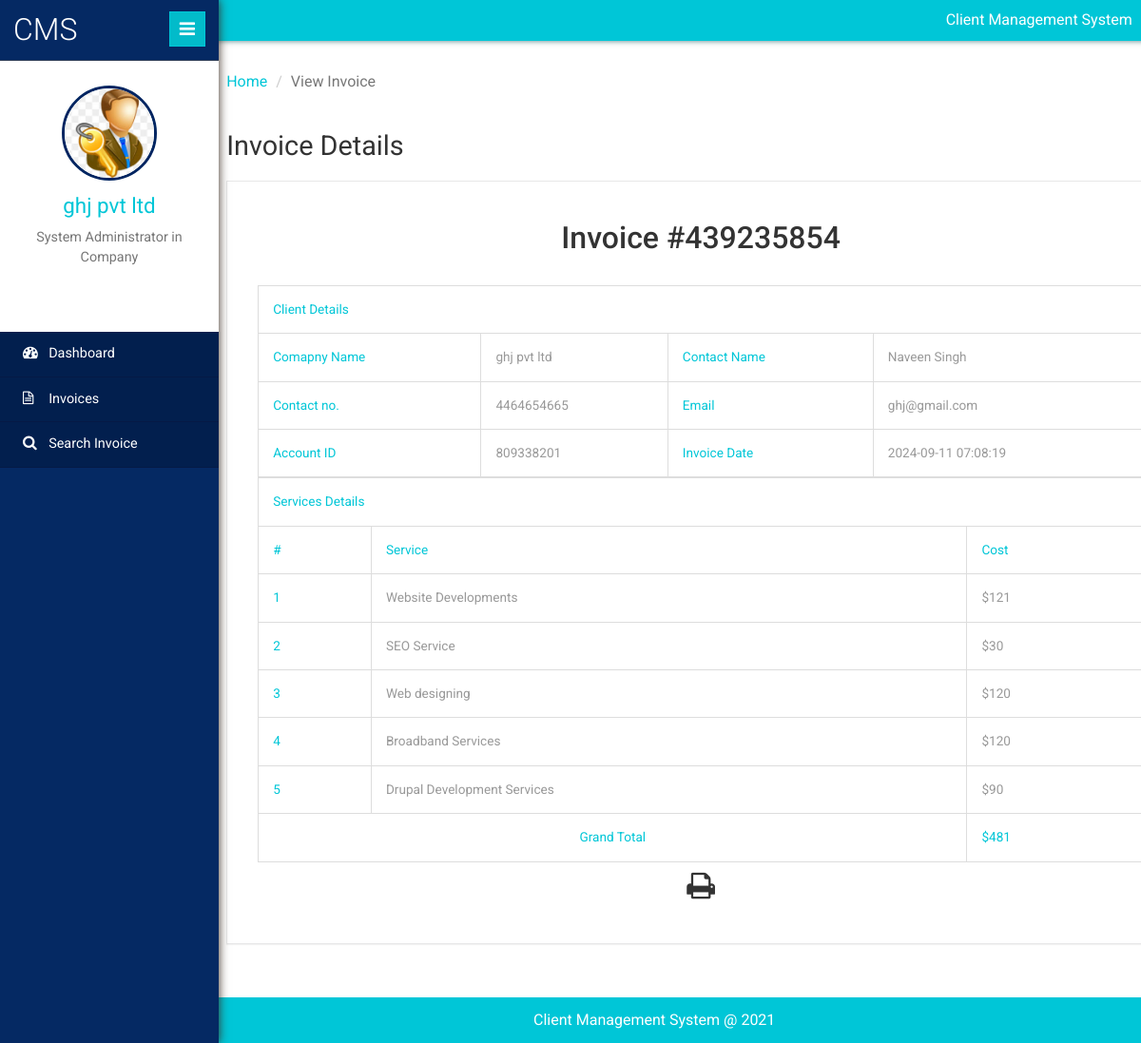
Screenshot of /clientms/client/view-invoice.php?invoiceid=439235854 (signed in) with the database file from the repository.
### tables this page shows
CREATE TABLE `tblservices` (
  `ID` int(10) NOT NULL,
  `ServiceName` varchar(200) DEFAULT NULL,
  `ServicePrice` varchar(200) DEFAULT NULL,
  `CreationDate` timestamp NULL DEFAULT current_timestamp()
);

CREATE TABLE `tblclient` (
  `ID` int(10) NOT NULL,
  `AccountID` int(10) DEFAULT NULL,
  `AccountType` varchar(50) DEFAULT NULL,
  `ContactName` varchar(120) DEFAULT NULL,
  `CompanyName` varchar(120) DEFAULT NULL,
  `Address` varchar(200) DEFAULT NULL,
  `City` varchar(120) DEFAULT NULL,
  `State` varchar(120) DEFAULT NULL,
  `ZipCode` int(10) DEFAULT NULL,
  `Workphnumber` bigint(10) DEFAULT NULL,
  `Cellphnumber` bigint(10) DEFAULT NULL,
  `Otherphnumber` bigint(10) DEFAULT NULL,
  `Email` varchar(200) DEFAULT NULL,
  `WebsiteAddress` varchar(200) DEFAULT NULL,
  `Notes` mediumtext DEFAULT NULL,
  `Password` varchar(200) NOT NULL,
  `CreationDate` timestamp NULL DEFAULT current_timestamp()
);

### clientms/client/view-invoice.php (the view, shortened to what this page needs)
<?php
include('includes/dbconnection.php');
if (strlen($_SESSION['clientmsuid']==0)) {
  header('location:logout.php');
  } else{
  	?>
<!DOCTYPE HTML>
<html>
<head>
	<link href="css/bootstrap.min.css" rel='stylesheet' type='text/css' />
	<link href="css/style.css" rel='stylesheet' type='text/css' />
	<link href="css/font-awesome.css" rel="stylesheet">
	<link rel="stylesheet" href="css/icon-font.min.css" type='text/css' />
</head>
<body>
	<div class="page-container">
		<div class="left-content">
			<div class="inner-content">
				<?php include_once('includes/header.php');?>
				<div class="outter-wp">
					<div class="sub-heard-part">
						<ol class="breadcrumb m-b-0">
							<li><a href="dashboard.php">Home</a></li>
							<li class="active">View Invoice</li>
						</ol>
					</div>
		<div class="graph-visual tables-main" id="exampl">
						<h3 class="inner-tittle two">Invoice Details </h3>
<?php
$invid=intval($_GET['invoiceid']);
$sql="select distinct tblclient.ContactName,tblclient.CompanyName,tblclient.Workphnumber,tblclient.Email,tblclient.AccountID,tblinvoice.BillingId,tblinvoice.PostingDate from  tblclient
	join tblinvoice on tblclient.ID=tblinvoice.Userid  where tblinvoice.BillingId=:invid";
$query = $dbh -> prepare($sql);
$query->bindParam(':invid',$invid,PDO::PARAM_STR);
$query->execute();
$results=$query->fetchAll(PDO::FETCH_OBJ);
$cnt=1;
if($query->rowCount() > 0)
{
foreach($results as $row)
{               ?>
						<div class="graph">
							<div class="tables">
								<h4>Invoice #<?php echo $invid;?></h4>
													<table class="table table-bordered" width="100%" border="1">
<tr>
<th colspan="8">Client Details</th>
</tr>
							 <tr>
								<th>Comapny Name</th>
								<td><?php  echo htmlentities($row->CompanyName);?></td>
								<th>Contact Name</th>
								<td><?php  echo htmlentities($row->ContactName);?></td> </tr>
								<tr>
								<th>Contact no.</th>
								<td><?php  echo htmlentities($row->Workphnumber);?></td>
								<th>Email </th>
								<td><?php  echo htmlentities($row->Email);?></td>
							</tr>
							 <tr>
								<th>Account ID</th>
								<td><?php echo htmlentities($row->AccountID);?></td>
								<th>Invoice Date</th>
								<td colspan="6"><?php echo  htmlentities($row->PostingDate);?></td>
							</tr>
<?php $cnt=$cnt+1;}} ?>
</table>
<table class="table table-bordered" width="100%" border="1">
<tr>
<th colspan="3">Services Details</th>
</tr>
<tr>
<th>#</th>
<th>Service</th>
<th>Cost</th>
</tr>
<?php
$ret="select tblservices.ServiceName,tblservices.ServicePrice
	from  tblinvoice
	join tblservices on tblservices.ID=tblinvoice.ServiceId
	where tblinvoice.BillingId=:invid";
$query1 = $dbh -> prepare($ret);
$query1->bindParam(':invid',$invid,PDO::PARAM_STR);
$query1->execute();
$results=$query1->fetchAll(PDO::FETCH_OBJ);
$cnt=1;
if($query1->rowCount() > 0)
{
foreach($results as $row1)
{               ?>
<tr>
<th><?php echo $cnt;?></th>
<td><?php echo $row1->ServiceName?></td>
<td><?php echo "$".$subtotal=$row1->ServicePrice?></td>
</tr>
<?php
$gtotal+=$subtotal;
$cnt=$cnt+1;}
} ?>
<tr>
<th colspan="2" style="text-align:center">Grand Total</th>
<th><?php echo "$".$gtotal?></th>
</tr>
</table>
<p style="margin-top:1%"  align="center">
  <i class="fa fa-print fa-2x" style="cursor: pointer;"  OnClick="CallPrint(this.value)" ></i>
</p>
							</div>
						</div>
					</div>
				</div>
				<?php include_once('includes/footer.php');?>
			</div>
		</div>
		<?php include_once('includes/sidebar.php');?>
	</div>
</body>
</html>
<?php }  ?>

### clientms/client/includes/sidebar.php (shortened to what this page needs)
 <div class="sidebar-menu">
    <header class="logo">
        <a href="#" class="sidebar-icon"> <span class="fa fa-bars"></span> </a> <a href="dashboard.php"> <span id="logo"> <h1>CMS</h1></span>
        </a>
    </header>
    <div class="down">
    <?php
$uid=$_SESSION['clientmsuid'];
$sql="SELECT CompanyName from  tblclient where ID=:uid";
$query = $dbh -> prepare($sql);
$query->bindParam(':uid',$uid,PDO::PARAM_STR);
$query->execute();
$results=$query->fetchAll(PDO::FETCH_OBJ);
$cnt=1;
if($query->rowCount() > 0)
{
foreach($results as $row)
{               ?>
        <a href="dashboard.php"><img src="images/admin10.jpg" height="100" width="100"></a>
        <a href="dashboard.php"><span class=" name-caret"><?php  echo $row->CompanyName;?></span></a>
        <?php $cnt=$cnt+1;}} ?>
        <p>System Administrator in Company</p>
        <ul>
            <li><a class="tooltips" href="client-profile.php"><span>Profile</span><i class="lnr lnr-user"></i></a></li>
            <li><a class="tooltips" href="change-password.php"><span>Settings</span><i class="lnr lnr-cog"></i></a></li>
            <li><a class="tooltips" href="logout.php"><span>Log out</span><i class="lnr lnr-power-switch"></i></a></li>
        </ul>
    </div>
    <div class="menu">
        <ul id="menu" >
            <li><a href="dashboard.php"><i class="fa fa-tachometer"></i> <span>Dashboard</span></a></li>
            <li><a href="invoices.php"><i class="fa fa-file-text-o"></i> <span>Invoices</span></a></li>
            <li><a href="search-invoices.php"><i class="fa fa-search"></i> <span>Search Invoice</span></a></li>
        </ul>
    </div>
</div>

### rows the page displays
tblservices: ServiceName "Website Developments", ServicePrice "121"
tblservices: ServiceName "SEO Service", ServicePrice "30"
tblservices: ServiceName "Web designing", ServicePrice "120"
tblservices: ServiceName "Broadband Services", ServicePrice "120"
tblservices: ServiceName "Drupal Development Services", ServicePrice "90"
tblclient: CompanyName "ghj pvt ltd"

### other values shown
$row->CompanyName "ghj pvt ltd"
$row->ContactName "Naveen Singh"
$row->Workphnumber "4464654665"
$row->Email "ghj@gmail.com"
$row->AccountID "809338201"
$row->PostingDate "2024-09-11 07:08:19"
$gtotal "481"
